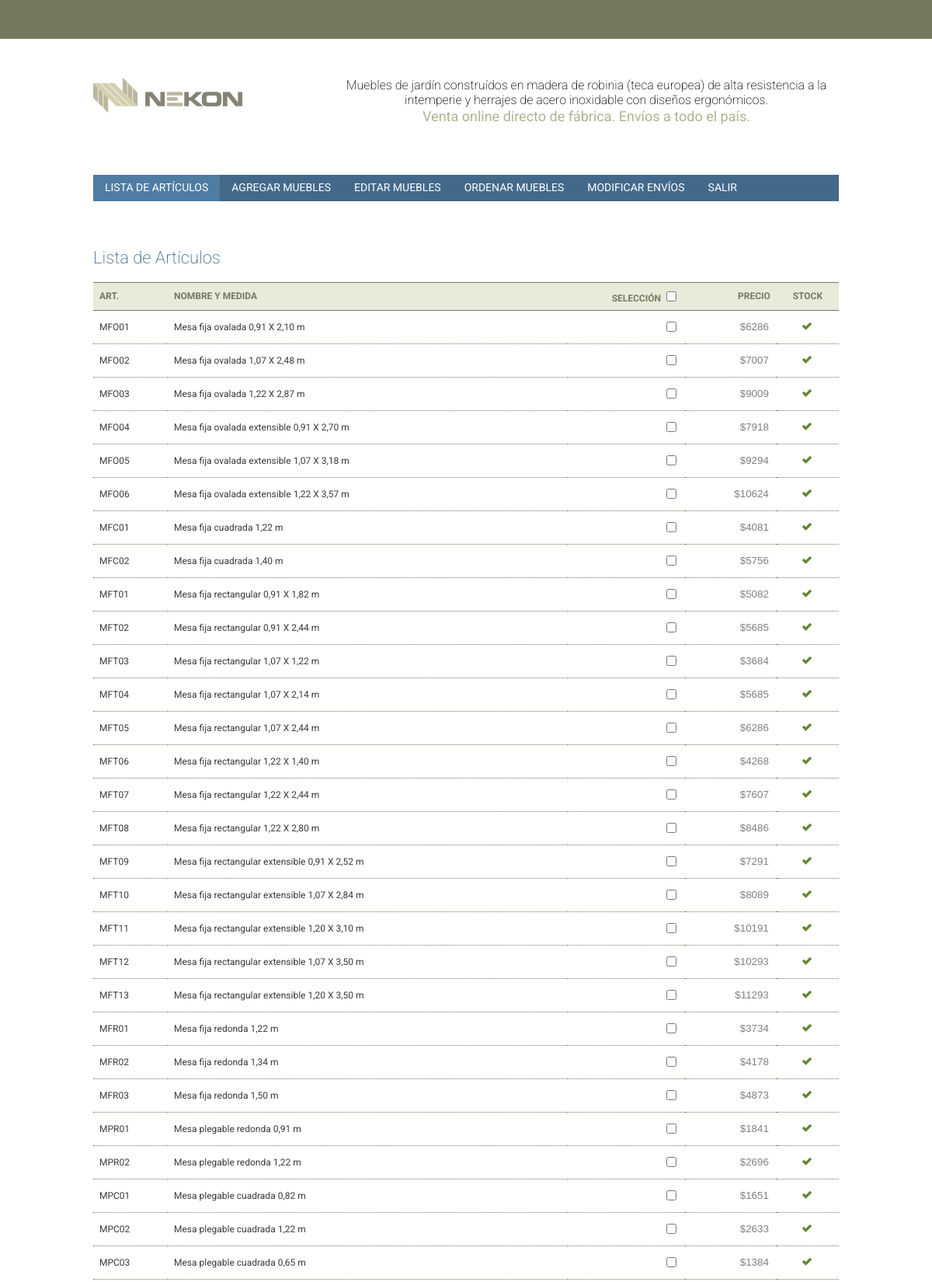
The app's page /admin/listaArticulos.php (upper part) with its own data.
### tables this page shows
CREATE TABLE IF NOT EXISTS `articulos` (
  `idArticulo` int(11) NOT NULL AUTO_INCREMENT,
  `Medidas` varchar(200) DEFAULT NULL,
  `Descripcion` varchar(500) DEFAULT NULL,
  `Precio` double NOT NULL,
  `Stock` char(1) NOT NULL,
  `Codigo` varchar(6) NOT NULL,
  `idMueble` int(11) NOT NULL,
  PRIMARY KEY (`idArticulo`)
);

CREATE TABLE IF NOT EXISTS `muebles` (
  `idMueble` int(11) NOT NULL AUTO_INCREMENT,
  `nombreMueble` varchar(200) NOT NULL,
  `idSeccion` int(11) NOT NULL,
  `Orden` int(11) NOT NULL,
  PRIMARY KEY (`idMueble`)
);

### php/funciones.php (called while the page is built, shortened)
<?php
$localhost = true;
if ($localhost) {
    function conectar() {
        $conexion = mysql_connect('localhost', 'root', '') or die(mysql_error());
        return $conexion;
    }
}
function selectFromTable($tabla, $campos = "*", $filtros = "", $html = "") {
    $conexion = conectar();
    if (!(isset($campos)) or $campos == '') {
        $campos = "*";
    }
    $query = "SELECT " . $campos . " FROM " . $tabla;
    if ($filtros != "") {
        $query .= " " . $filtros;
    }
    $result = mysql_query($query, $conexion);
    return $result;
}
    ?>

### admin/listaArticulos.php (the view, shortened to what this page needs)
<?php
	require_once('../php/funciones.php');
	require_once('../html/headAdmin.php');
?>
<body>
<?php
	require_once('../html/headerAdmin.php');
?>
<div id="container">
<?php
	require_once('../html/menuAdmin.php');
	if( isset($_POST['stock'] ) and isset($_POST['precio']))
	{
	}
	else
	{
	?>
	<div class="formularios2">
		<h2>Lista de Artículos</h2>
		<form id="listaArticulos" style="display:block !important">
			<table class="listaProductos">
				<tr>
					<th class="alignLeft art">Art.</th>
					<th class="alignLeft artMedida">Nombre y Medida</th>
					<th class="alignRight artSeleccion">Selección <input type="checkbox" id="seleccionarTodos" name="seleccionarTodos"></th>
					<th class="alignRight artPrecio">Precio</th>
					<th>Stock</th>
				</tr>
		<?php
		$filter = " INNER JOIN muebles ON ( articulos.idMueble = muebles.idMueble) ORDER BY muebles.idSeccion, muebles.Orden, articulos.Codigo";
		$result = selectFromTable('articulos','',$filter);
		$i = 0;
		while ($row = mysql_fetch_assoc($result))
		{
                    if($row['Medidas'] == "ver detalle")
                    {
                        $medida = "";
                    }
                    else
                    {
                        $medida = $row['Medidas'];
                    }
			echo '
				<tr class="rowMueble">
					<td class="alignLeft">'.$row['Codigo'].'</td>
					<td class="alignLeft">'.$row['nombreMueble'].' '.$medida.'</td>
					<td class="alignRight"><input class="seleccion" name="seleccion[]" type="checkbox" id="'.$row['idArticulo'].'" value="'.$i."%".$row['idArticulo'].'"></td>
					<td class="alignRight"><input class="precio" name="precio[]" type="text" value="$'.$row['Precio'].'" id="$'.$row['Precio'].'" style="background : none;border:none; text-align:right; color:grey"></td>
					<td class="stock"><img ';
					switch ($row['Stock'])
                    {
                        case "S": $tilde = " src='".PATH_IMAGES."tildeVerde.png' alt='Entrega en 1 semana'";
                            break;
                    }
			echo	$tilde.' /><input type="hidden" name="stock[]" value="'.$row['Stock'].'"/></td>
				</tr>';
			$i++;
				}
			?>
					</table>
		</form>
			</div>
		</div>
		</body>
		</html>
	<?php
	}
	?>

### css/estilos.css (style rules this page uses)
body { color: #3b3b3b; font-size: 13px; margin:0; font-family: 'Roboto', sans-serif; }
h1, h2, h3 { font-weight:200; }
img { border:0 }
#container { width:960px; margin:50px auto 0 auto; position:relative; z-index:100; }
.stock { cursor:pointer }
.precio { width:60px;padding:2px }
.alignLeft { text-align:left; }
.alignRight { text-align:right; }
input[type=text], input[type=password] { height:22px; border:1px solid #76785F; }
h2 { color: #333 }
.formularios h2, .formularios2 h2 { color:#42698A !important; font-size:22px; }
.formularios table, .formularios2 table { width:100%; border-spacing:0; }
.formularios table td, .formularios2 table td { padding:8px; vertical-align:middle; }
.listaProductos, .modificarEnvios { background:white !important; border-spacing:0;text-align:center; font-size:12px; }
.listaProductos th, .modificarEnvios th { background:#E9EADA; border-bottom:1px solid #767860; border-top:1px solid #767860;padding:8px; text-transform:uppercase; color:#76785F }
.listaProductos td, .modificarEnvios td { border-bottom:1px dotted #76785F; }
.art { width:80px; }

### records on screen
articulos: Codigo "MFO01", idMueble.nombreMueble "Mesa fija ovalada", Medidas "0,91 X 2,10 m", Precio "$6286"
articulos: Codigo "MFO02", idMueble.nombreMueble "Mesa fija ovalada", Medidas "1,07 X 2,48 m", Precio "$7007"
articulos: Codigo "MFO03", idMueble.nombreMueble "Mesa fija ovalada", Medidas "1,22 X 2,87 m", Precio "$9009"
articulos: Codigo "MFO04", idMueble.nombreMueble "Mesa fija ovalada extensible", Medidas "0,91 X 2,70 m", Precio "$7918"
articulos: Codigo "MFO05", idMueble.nombreMueble "Mesa fija ovalada extensible", Medidas "1,07 X 3,18 m", Precio "$9294"
articulos: Codigo "MFO06", idMueble.nombreMueble "Mesa fija ovalada extensible", Medidas "1,22 X 3,57 m", Precio "$10624"
articulos: Codigo "MFC01", idMueble.nombreMueble "Mesa fija cuadrada", Medidas "1,22 m", Precio "$4081"
articulos: Codigo "MFC02", idMueble.nombreMueble "Mesa fija cuadrada", Medidas "1,40 m", Precio "$5756"
articulos: Codigo "MFT01", idMueble.nombreMueble "Mesa fija rectangular", Medidas "0,91 X 1,82 m", Precio "$5082"
articulos: Codigo "MFT02", idMueble.nombreMueble "Mesa fija rectangular", Medidas "0,91 X 2,44 m", Precio "$5685"
articulos: Codigo "MFT03", idMueble.nombreMueble "Mesa fija rectangular", Medidas "1,07 X 1,22 m", Precio "$3684"
articulos: Codigo "MFT04", idMueble.nombreMueble "Mesa fija rectangular", Medidas "1,07 X 2,14 m", Precio "$5685"
articulos: Codigo "MFT05", idMueble.nombreMueble "Mesa fija rectangular", Medidas "1,07 X 2,44 m", Precio "$6286"
articulos: Codigo "MFT06", idMueble.nombreMueble "Mesa fija rectangular", Medidas "1,22 X 1,40 m", Precio "$4268"
articulos: Codigo "MFT07", idMueble.nombreMueble "Mesa fija rectangular", Medidas "1,22 X 2,44 m", Precio "$7607"
articulos: Codigo "MFT08", idMueble.nombreMueble "Mesa fija rectangular", Medidas "1,22 X 2,80 m", Precio "$8486"
articulos: Codigo "MFT09", idMueble.nombreMueble "Mesa fija rectangular extensible", Medidas "0,91 X 2,52 m", Precio "$7291"
articulos: Codigo "MFT10", idMueble.nombreMueble "Mesa fija rectangular extensible", Medidas "1,07 X 2,84 m", Precio "$8089"
articulos: Codigo "MFT11", idMueble.nombreMueble "Mesa fija rectangular extensible", Medidas "1,20 X 3,10 m", Precio "$10191"
articulos: Codigo "MFT12", idMueble.nombreMueble "Mesa fija rectangular extensible", Medidas "1,07 X 3,50 m", Precio "$10293"
articulos: Codigo "MFT13", idMueble.nombreMueble "Mesa fija rectangular extensible", Medidas "1,20 X 3,50 m", Precio "$11293"
articulos: Codigo "MFR01", idMueble.nombreMueble "Mesa fija redonda", Medidas "1,22 m", Precio "$3734"
articulos: Codigo "MFR02", idMueble.nombreMueble "Mesa fija redonda", Medidas "1,34 m", Precio "$4178"
articulos: Codigo "MFR03", idMueble.nombreMueble "Mesa fija redonda", Medidas "1,50 m", Precio "$4873"
articulos: Codigo "MPR01", idMueble.nombreMueble "Mesa plegable redonda", Medidas "0,91 m", Precio "$1841"
articulos: Codigo "MPR02", idMueble.nombreMueble "Mesa plegable redonda", Medidas "1,22 m", Precio "$2696"
articulos: Codigo "MPC01", idMueble.nombreMueble "Mesa plegable cuadrada", Medidas "0,82 m", Precio "$1651"
articulos: Codigo "MPC02", idMueble.nombreMueble "Mesa plegable cuadrada", Medidas "1,22 m", Precio "$2633"
articulos: Codigo "MPC03", idMueble.nombreMueble "Mesa plegable cuadrada", Medidas "0,65 m", Precio "$1384"
